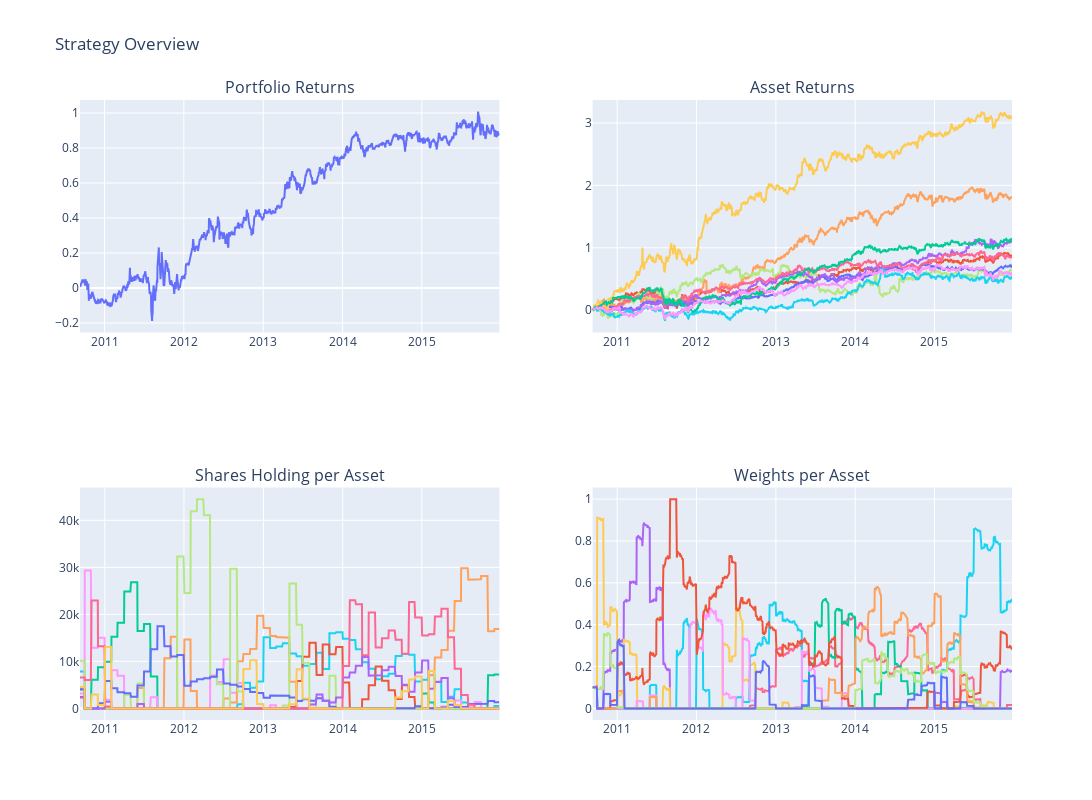

The notebook cell saved with this chart:
### Code cell
import plotly.graph_objs as go
from plotly.subplots import make_subplots

# Create subplot layout
fig = make_subplots(rows=2, cols=2, subplot_titles=('Portfolio Returns', 'Asset Returns', 'Shares Holding per Asset', 'Weights per Asset'))

# Add traces to the subplots
fig.add_trace(go.Scatter(x=stock_data.index, y=stock_data['Portfolio_Value_rets'].cumsum(), name='Portfolio'), row=1, col=1)

for s in stocks:
    fig.add_trace(go.Scatter(x=stock_data.index, y=stock_data[f'{s}_rets'].cumsum(), name=f'{s}'), row=1, col=2)
    fig.add_trace(go.Scatter(x=shares_df.index, y=shares_df[f'{s}_shares'], name=f'{s}'), row=2, col=1)
    fig.add_trace(go.Scatter(x=stock_data.index, y=stock_data[f'{s}_weight'], name=f'{s}'), row=2, col=2)

# Update subplot layout
fig.update_layout(height=800, width=1200, title='Strategy Overview', showlegend=False)

# Display the plot
fig.show()

### Figure 1 — Plotly figure (JSON) as saved in the notebook; plotly's stock layout.template omitted (floating-point values rounded to 4 significant figures; data arrays with more than 128 entries replaced by an {"elided": "..."} marker saying what was removed)
{"data": [{"name": "Portfolio", "type": "scatter", "x": {"elided": "1333 str values"}, "xaxis": "x", "y": {"elided": "1333 float values"}, "yaxis": "y"}, {"name": "DHR", "type": "scatter", "x": {"elided": "1333 str values"}, "xaxis": "x2", "y": {"elided": "1333 float values"}, "yaxis": "y2"}, {"name": "DHR", "type": "scatter", "x": {"elided": "1334 str values"}, "xaxis": "x3", "y": {"elided": "1334 int values"}, "yaxis": "y3"}, {"name": "DHR", "type": "scatter", "x": {"elided": "1333 str values"}, "xaxis": "x4", "y": {"elided": "1333 float values"}, "yaxis": "y4"}, {"name": "GILD", "type": "scatter", "x": {"elided": "1333 str values"}, "xaxis": "x2", "y": {"elided": "1333 float values"}, "yaxis": "y2"}, {"name": "GILD", "type": "scatter", "x": {"elided": "1334 str values"}, "xaxis": "x3", "y": {"elided": "1334 int values"}, "yaxis": "y3"}, {"name": "GILD", "type": "scatter", "x": {"elided": "1333 str values"}, "xaxis": "x4", "y": {"elided": "1333 float values"}, "yaxis": "y4"}, {"name": "ISRG", "type": "scatter", "x": {"elided": "1333 str values"}, "xaxis": "x2", "y": {"elided": "1333 float values"}, "yaxis": "y2"}, {"name": "ISRG", "type": "scatter", "x": {"elided": "1334 str values"}, "xaxis": "x3", "y": {"elided": "1334 int values"}, "yaxis": "y3"}, {"name": "ISRG", "type": "scatter", "x": {"elided": "1333 str values"}, "xaxis": "x4", "y": {"elided": "1333 float values"}, "yaxis": "y4"}, {"name": "JNJ", "type": "scatter", "x": {"elided": "1333 str values"}, "xaxis": "x2", "y": {"elided": "1333 float values"}, "yaxis": "y2"}, {"name": "JNJ", "type": "scatter", "x": {"elided": "1334 str values"}, "xaxis": "x3", "y": {"elided": "1334 int values"}, "yaxis": "y3"}, {"name": "JNJ", "type": "scatter", "x": {"elided": "1333 str values"}, "xaxis": "x4", "y": {"elided": "1333 float values"}, "yaxis": "y4"}, {"name": "LLY", "type": "scatter", "x": {"elided": "1333 str values"}, "xaxis": "x2", "y": {"elided": "1333 float values"}, "yaxis": "y2"}, {"name": "LLY", "type": "scatter", "x": {"elided": "1334 str values"}, "xaxis": "x3", "y": {"elided": "1334 int values"}, "yaxis": "y3"}, {"name": "LLY", "type": "scatter", "x": {"elided": "1333 str values"}, "xaxis": "x4", "y": {"elided": "1333 float values"}, "yaxis": "y4"}, {"name": "PFE", "type": "scatter", "x": {"elided": "1333 str values"}, "xaxis": "x2", "y": {"elided": "1333 float values"}, "yaxis": "y2"}, {"name": "PFE", "type": "scatter", "x": {"elided": "1334 str values"}, "xaxis": "x3", "y": {"elided": "1334 int values"}, "yaxis": "y3"}, {"name": "PFE", "type": "scatter", "x": {"elided": "1333 str values"}, "xaxis": "x4", "y": {"elided": "1333 float values"}, "yaxis": "y4"}, {"name": "REGN", "type": "scatter", "x": {"elided": "1333 str values"}, "xaxis": "x2", "y": {"elided": "1333 float values"}, "yaxis": "y2"}, {"name": "REGN", "type": "scatter", "x": {"elided": "1334 str values"}, "xaxis": "x3", "y": {"elided": "1334 int values"}, "yaxis": "y3"}, {"name": "REGN", "type": "scatter", "x": {"elided": "1333 str values"}, "xaxis": "x4", "y": {"elided": "1333 float values"}, "yaxis": "y4"}, {"name": "TMO", "type": "scatter", "x": {"elided": "1333 str values"}, "xaxis": "x2", "y": {"elided": "1333 float values"}, "yaxis": "y2"}, {"name": "TMO", "type": "scatter", "x": {"elided": "1334 str values"}, "xaxis": "x3", "y": {"elided": "1334 int values"}, "yaxis": "y3"}, {"name": "TMO", "type": "scatter", "x": {"elided": "1333 str values"}, "xaxis": "x4", "y": {"elided": "1333 float values"}, "yaxis": "y4"}, {"name": "AZN", "type": "scatter", "x": {"elided": "1333 str values"}, "xaxis": "x2", "y": {"elided": "1333 float values"}, "yaxis": "y2"}, {"name": "AZN", "type": "scatter", "x": {"elided": "1334 str values"}, "xaxis": "x3", "y": {"elided": "1334 int values"}, "yaxis": "y3"}, {"name": "AZN", "type": "scatter", "x": {"elided": "1333 str values"}, "xaxis": "x4", "y": {"elided": "1333 float values"}, "yaxis": "y4"}, {"name": "MRK", "type": "scatter", "x": {"elided": "1333 str values"}, "xaxis": "x2", "y": {"elided": "1333 float values"}, "yaxis": "y2"}, {"name": "MRK", "type": "scatter", "x": {"elided": "1334 str values"}, "xaxis": "x3", "y": {"elided": "1334 int values"}, "yaxis": "y3"}, {"name": "MRK", "type": "scatter", "x": {"elided": "1333 str values"}, "xaxis": "x4", "y": {"elided": "1333 float values"}, "yaxis": "y4"}], "layout": {"annotations": [{"font": {"size": 16}, "showarrow": false, "text": "Portfolio Returns", "x": 0.225, "xanchor": "center", "xref": "paper", "y": 1, "yanchor": "bottom", "yref": "paper"}, {"font": {"size": 16}, "showarrow": false, "text": "Asset Returns", "x": 0.775, "xanchor": "center", "xref": "paper", "y": 1, "yanchor": "bottom", "yref": "paper"}, {"font": {"size": 16}, "showarrow": false, "text": "Shares Holding per Asset", "x": 0.225, "xanchor": "center", "xref": "paper", "y": 0.375, "yanchor": "bottom", "yref": "paper"}, {"font": {"size": 16}, "showarrow": false, "text": "Weights per Asset", "x": 0.775, "xanchor": "center", "xref": "paper", "y": 0.375, "yanchor": "bottom", "yref": "paper"}], "height": 800, "showlegend": false, "title": {"text": "Strategy Overview"}, "width": 1200, "xaxis": {"anchor": "y", "domain": [0, 0.45]}, "xaxis2": {"anchor": "y2", "domain": [0.55, 1]}, "xaxis3": {"anchor": "y3", "domain": [0, 0.45]}, "xaxis4": {"anchor": "y4", "domain": [0.55, 1]}, "yaxis": {"anchor": "x", "domain": [0.625, 1]}, "yaxis2": {"anchor": "x2", "domain": [0.625, 1]}, "yaxis3": {"anchor": "x3", "domain": [0, 0.375]}, "yaxis4": {"anchor": "x4", "domain": [0, 0.375]}}}
